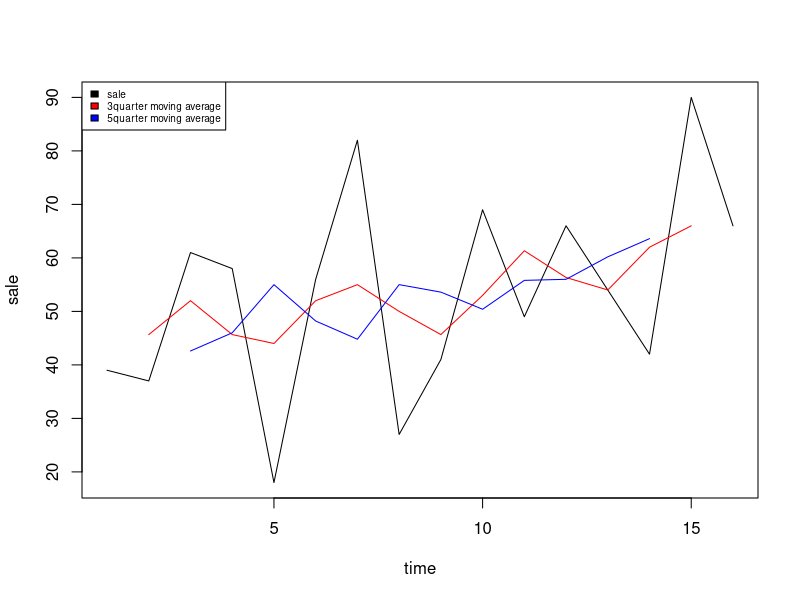

R code for this plot:
#####page823####
rm(list=ls())
year<-seq(1,4,1)
quarter<-seq(1,4,1)
time<-seq(1,16,1)
sale<-c(39,37,61,58,18,56,82,27,41,69,49,66,54,42,90,66)
library(forecast)
ma3<-ma(sale,order=3);ma3
ma5<-ma(sale,order=5);ma5
plot(time,sale,type="l")
lines(time,ma3,,type="l",col="red")
lines(time,ma5,type="l",col="blue")
legend("topleft",fill=c("black","red","blue"),legend=c("sale","3quarter moving average","5quarter moving average"),cex=0.6,pt.lwd=0.4)
